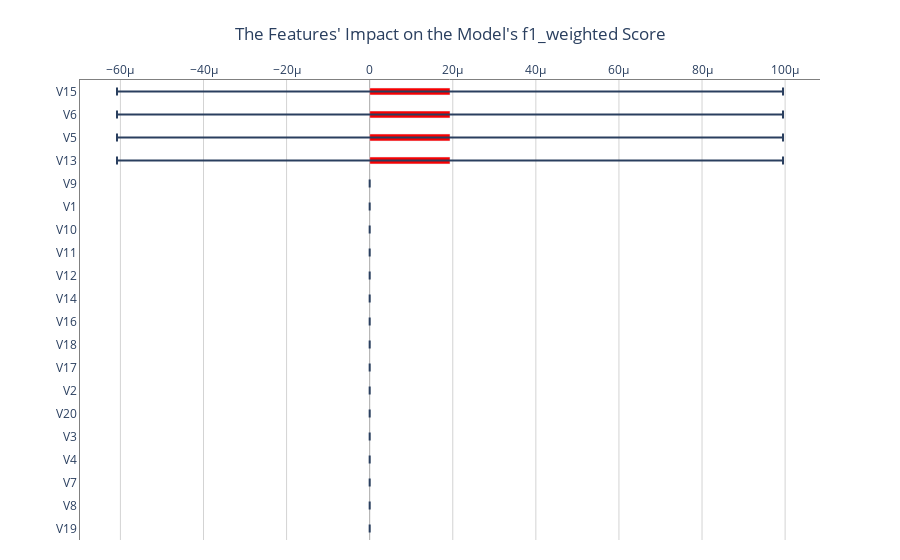

Write notebook code for a chart like this one.
### Code cell
result_explain_model_default.show_in_notebook()

### Figure 1 — Plotly figure (JSON) as saved in the notebook; plotly's stock layout.template omitted (floating-point values rounded to 4 significant figures)
{"data": [{"error_x": {"array": [8.016e-05, 8.016e-05, 8.016e-05, 8.016e-05, 0, 0, 0, 0, 0, 0, 0, 0, 0, 0, 0, 0, 0, 0, 0, 0], "arrayminus": [8.016e-05, 8.016e-05, 8.016e-05, 8.016e-05, 0, 0, 0, 0, 0, 0, 0, 0, 0, 0, 0, 0, 0, 0, 0, 0], "type": "data"}, "legendgroup": "None", "marker": {"color": "rgb(248,0,0)"}, "orientation": "h", "showlegend": false, "text": "", "textposition": "outside", "type": "bar", "width": 0.3, "x": [1.933e-05, 1.933e-05, 1.933e-05, 1.933e-05, 0, 0, 0, 0, 0, 0, 0, 0, 0, 0, 0, 0, 0, 0, 0, 0], "y": ["V13", "V5", "V6", "V15", "V19", "V8", "V7", "V4", "V3", "V20", "V2", "V17", "V18", "V16", "V14", "V12", "V11", "V10", "V1", "V9"]}], "layout": {"autosize": true, "margin": {"b": 20, "t": 80}, "plot_bgcolor": "rgba(0, 0, 0, 0)", "title": {"text": "The Features' Impact on the Model's f1_weighted Score", "x": 0.5}, "xaxis": {"autorange": true, "categoryorder": "total ascending", "gridcolor": "LightGrey", "linecolor": "Grey", "linewidth": 1, "mirror": false, "range": [-6.973e-05, 0.0001084], "showline": true, "showticklabels": true, "side": "top", "type": "linear", "visible": true, "zeroline": true, "zerolinecolor": "DarkGrey", "zerolinewidth": 1}, "yaxis": {"autorange": true, "categoryorder": "total ascending", "gridcolor": "rgba(0, 0, 0, 0)", "linecolor": "Grey", "linewidth": 1, "mirror": false, "range": [-0.5, 19.5], "showline": true, "showticklabels": true, "side": "left", "type": "category", "visible": true, "zeroline": true, "zerolinecolor": "DarkGrey", "zerolinewidth": 1}}}
